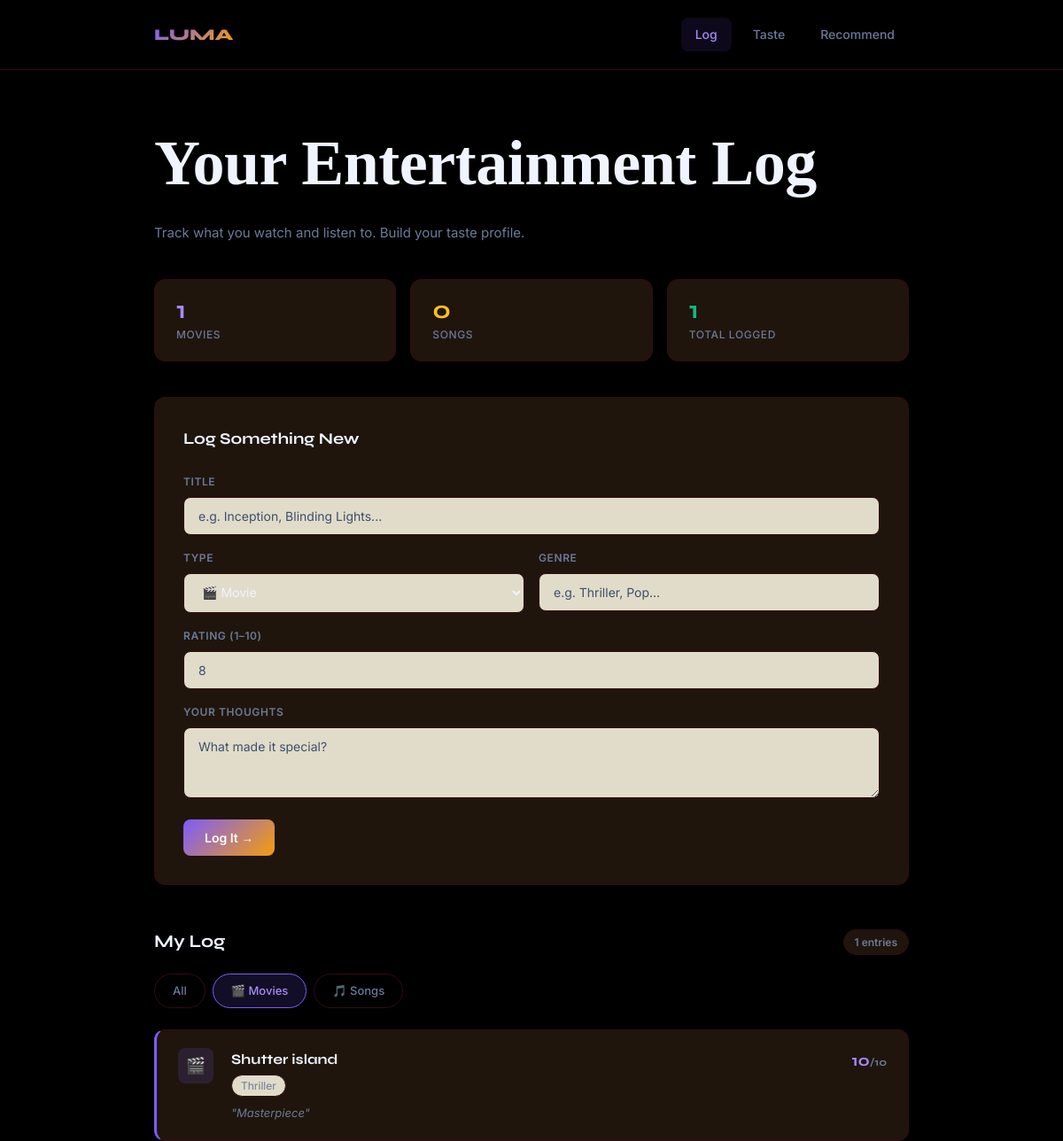
The page /?type=movie on the database its author committed.
### tables this page shows
CREATE TABLE entries (
            id INTEGER PRIMARY KEY AUTOINCREMENT,
            title TEXT NOT NULL,
            type TEXT NOT NULL,
            genre TEXT,
            rating INTEGER,
            notes TEXT
        );

### app.py (the view)
@app.route('/')
def home():
    type_filter=request.args.get('type')
    entries=get_all_entries(type_filter)
    return render_template('index.html', entries=entries)

### database.py (called while the page is built)
def get_connection():
    conn = sqlite3.connect('tracker.db')
    conn.row_factory = sqlite3.Row
    return conn

def get_all_entries(type_filter=None):
    conn=get_connection()
    if type_filter:
        entries =conn.execute('SELECT * from entries WHERE type= ? ORDER BY id DESC',(type_filter,)).fetchall()
    else:
        entries =conn.execute('SELECT * from entries ORDER BY id DESC').fetchall()
    conn.close()
    return entries

### templates/index.html (shortened to what this page needs)
<!DOCTYPE html>
<html lang="en">
<head>
  <link rel="stylesheet" href="{{ url_for('static', filename='style.css') }}">
</head>
<body>
<nav>
  <div class="container">
    <a href="/" class="nav-brand">LUMA</a>
    <div class="nav-links">
      <a href="/" class="active">Log</a>
      <a href="/taste">Taste</a>
      <a href="/recommend">Recommend</a>
    </div>
  </div>
</nav>
<div class="container">
  <div class="page-header">
    <h1>Your Entertainment Log</h1>
    <p>Track what you watch and listen to. Build your taste profile.</p>
  </div>
  <div class="stats-bar">
    <div class="stat-card violet">
      <div class="stat-value">{{ entries | selectattr('type', 'equalto', 'movie') | list | length }}</div>
      <div class="stat-label">Movies</div>
    </div>
    <div class="stat-card amber">
      <div class="stat-value">{{ entries | selectattr('type', 'equalto', 'song') | list | length }}</div>
      <div class="stat-label">Songs</div>
    </div>
    <div class="stat-card green">
      <div class="stat-value">{{ entries | length }}</div>
      <div class="stat-label">Total Logged</div>
    </div>
  </div>
  <div class="form-card">
    <h2>Log Something New</h2>
    <form action="/add" method="POST">
      <div class="form-grid">
        <div class="form-group full">
          <label>Title</label>
          <input type="text" name="title" placeholder="e.g. Inception, Blinding Lights..." required>
        </div>
        <div class="form-group">
          <label>Type</label>
          <select name="type">
            <option value="movie">🎬 Movie</option>
          </select>
        </div>
        <div class="form-group">
          <label>Genre</label>
          <input type="text" name="genre" placeholder="e.g. Thriller, Pop...">
        </div>
        <div class="form-group full">
          <label>Rating (1–10)</label>
          <input type="number" name="rating" placeholder="8" min="1" max="10">
        </div>
        <div class="form-group full">
          <label>Your thoughts</label>
          <textarea name="notes" placeholder="What made it special?"></textarea>
        </div>
      </div>
      <br>
      <button type="submit" class="btn btn-primary">Log It →</button>
    </form>
  </div>
  <div class="section-header">
    <h2>My Log</h2>
    <span class="count-badge">{{ entries | length }} entries</span>
  </div>
  <div class="filter-tabs">
    <a href="/" class="filter-tab {% if not request.args.get('type') %}active{% endif %}">All</a>
    <a href="/?type=movie" class="filter-tab {% if request.args.get('type') == 'movie' %}active{% endif %}">🎬 Movies</a>
    <a href="/?type=song" class="filter-tab {% if request.args.get('type') == 'song' %}active{% endif %}">🎵 Songs</a>
  </div>
  <div class="entries-list">
    {% for entry in entries %}
    <div class="entry-card {{ entry['type'] }}">
      <div class="entry-type-icon">
        {% if entry['type'] == 'movie' %}🎬{% else %}🎵{% endif %}
      </div>
      <div class="entry-content">
        <div class="entry-title">{{ entry['title'] }}</div>
        <div class="entry-meta">
          {% if entry['genre'] %}
          <span class="entry-genre">{{ entry['genre'] }}</span>
          {% endif %}
        </div>
        {% if entry['notes'] %}
        <div class="entry-notes">"{{ entry['notes'] }}"</div>
        {% endif %}
      </div>
      <div class="entry-rating">{{ entry['rating'] }}<span style="font-size:12px;color:var(--text-muted)">/10</span></div>
    </div>
    {% else %}
    <div class="empty-state">
      <p>Nothing logged yet. Add your first movie or song above.</p>
    </div>
    {% endfor %}
  </div>
</div>
</body>
</html>

### rows shown on the page
entries: title "Shutter island", genre "Thriller", notes "Masterpiece", rating "10"

### other values the page prints
{{ entries | selectattr('type', 'equalto', 'movie') | list | length }} "1"
{{ entries | selectattr('type', 'equalto', 'song') | list | length }} "0"
{{ entries | length }} "1"
